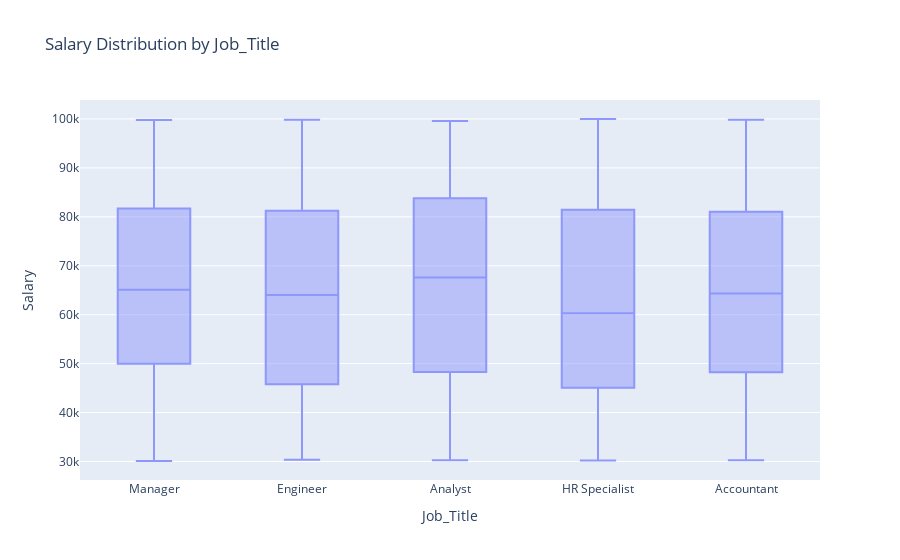

The code cell stored with this chart in its notebook:
### Markdown cell above
Engineer job_title has higher number of employees

### Code cell
#Salary distribution by job_title
fig4=px.box(emp_attrition,x='Job_Title', y='Salary', title='Salary Distribution by Job_Title')
fig4.update_traces(marker_color='#8D97FC')
fig4.show()

### Figure 1 — Plotly figure (JSON) as saved in the notebook; plotly's stock layout.template omitted (floating-point values rounded to 4 significant figures; data arrays with more than 128 entries replaced by an {"elided": "..."} marker saying what was removed)
{"data": [{"alignmentgroup": "True", "hovertemplate": "Job_Title=%{x}<br>Salary=%{y}<extra></extra>", "legendgroup": "", "marker": {"color": "#8D97FC"}, "name": "", "notched": false, "offsetgroup": "", "orientation": "v", "showlegend": false, "type": "box", "x": {"elided": "1000 str values"}, "x0": " ", "xaxis": "x", "y": {"elided": "1000 int values"}, "y0": " ", "yaxis": "y"}], "layout": {"autosize": true, "boxmode": "group", "legend": {"tracegroupgap": 0}, "title": {"text": "Salary Distribution by Job_Title"}, "xaxis": {"anchor": "y", "autorange": true, "domain": [0, 1], "range": [-0.5, 4.5], "title": {"text": "Job_Title"}, "type": "category"}, "yaxis": {"anchor": "x", "autorange": true, "domain": [0, 1], "range": [26220.0, 103900.0], "title": {"text": "Salary"}, "type": "linear"}}}
